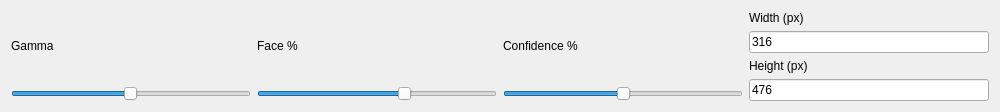
        <widget class="QWidget" name="tab_4">
         <attribute name="title">
          <string>Settings</string>
         </attribute>
         <layout class="QHBoxLayout" name="horizontalLayout_8">
          <item>
           <layout class="QGridLayout" name="gridLayout_14">
            <item row="0" column="0">
             <widget class="QLabel" name="label_6">
              <property name="minimumSize">
               <size>
                <width>240</width>
                <height>0</height>
               </size>
              </property>
              <property name="maximumSize">
               <size>
                <width>240</width>
                <height>16777215</height>
               </size>
              </property>
              <property name="text">
               <string>Gamma</string>
              </property>
             </widget>
            </item>
            <item row="1" column="0">
             <widget class="QSlider" name="hSlider_2">
              <property name="minimumSize">
               <size>
                <width>240</width>
                <height>0</height>
               </size>
              </property>
              <property name="maximumSize">
               <size>
                <width>16777215</width>
                <height>16777215</height>
               </size>
              </property>
              <property name="minimum">
               <number>1</number>
              </property>
              <property name="maximum">
               <number>2000</number>
              </property>
              <property name="pageStep">
               <number>100</number>
              </property>
              <property name="value">
               <number>1000</number>
              </property>
              <property name="orientation">
               <enum>Qt::Horizontal</enum>
              </property>
             </widget>
            </item>
           </layout>
          </item>
          <item>
           <layout class="QGridLayout" name="gridLayout_11">
            <item row="0" column="0">
             <widget class="QLabel" name="label_7">
              <property name="minimumSize">
               <size>
                <width>240</width>
                <height>0</height>
               </size>
              </property>
              <property name="maximumSize">
               <size>
                <width>240</width>
                <height>16777215</height>
               </size>
              </property>
              <property name="text">
               <string>Face %</string>
              </property>
             </widget>
            </item>
            <item row="1" column="0">
             <widget class="QSlider" name="hSlider_3">
              <property name="minimumSize">
               <size>
                <width>240</width>
                <height>0</height>
               </size>
              </property>
              <property name="maximumSize">
               <size>
                <width>16777215</width>
                <height>16777215</height>
               </size>
              </property>
              <property name="maximum">
               <number>100</number>
              </property>
              <property name="singleStep">
               <number>1</number>
              </property>
              <property name="value">
               <number>62</number>
              </property>
              <property name="orientation">
               <enum>Qt::Horizontal</enum>
              </property>
             </widget>
            </item>
           </layout>
          </item>
          <item>
           <layout class="QGridLayout" name="gridLayout_9">
            <item row="0" column="0">
             <widget class="QLabel" name="label_9">
              <property name="minimumSize">
               <size>
                <width>240</width>
                <height>0</height>
               </size>
              </property>
              <property name="maximumSize">
               <size>
                <width>240</width>
                <height>16777215</height>
               </size>
              </property>
              <property name="text">
               <string>Confidence %</string>
              </property>
             </widget>
            </item>
            <item row="1" column="0">
             <widget class="QSlider" name="hSlider_4">
              <property name="minimumSize">
               <size>
                <width>240</width>
                <height>0</height>
               </size>
              </property>
              <property name="maximumSize">
               <size>
                <width>16777215</width>
                <height>16777215</height>
               </size>
              </property>
              <property name="maximum">
               <number>100</number>
              </property>
              <property name="value">
               <number>50</number>
              </property>
              <property name="orientation">
               <enum>Qt::Horizontal</enum>
              </property>
             </widget>
            </item>
           </layout>
          </item>
          <item>
           <layout class="QVBoxLayout" name="verticalLayout_11">
            <item>
             <layout class="QGridLayout" name="gridLayout_12">
              <item row="2" column="0">
               <widget class="QLineEdit" name="lineEdit_3">
                <property name="minimumSize">
                 <size>
                  <width>239</width>
                  <height>0</height>
                 </size>
                </property>
                <property name="maximumSize">
                 <size>
                  <width>240</width>
                  <height>16777215</height>
                 </size>
                </property>
                <property name="inputMethodHints">
                 <set>Qt::ImhDigitsOnly</set>
                </property>
                <property name="text">
                 <string>316</string>
                </property>
               </widget>
              </item>
              <item row="1" column="0">
               <widget class="QLabel" name="label_4">
                <property name="sizePolicy">
                 <sizepolicy hsizetype="Preferred" vsizetype="Preferred">
                  <horstretch>0</horstretch>
                  <verstretch>0</verstretch>
                 </sizepolicy>
                </property>
                <property name="minimumSize">
                 <size>
                  <width>240</width>
                  <height>0</height>
                 </size>
                </property>
                <property name="maximumSize">
                 <size>
                  <width>240</width>
                  <height>16777215</height>
                 </size>
                </property>
                <property name="text">
                 <string>Width (px)</string>
                </property>
                <property name="alignment">
                 <set>Qt::AlignLeading|Qt::AlignLeft|Qt::AlignVCenter</set>
                </property>
               </widget>
              </item>
             </layout>
            </item>
            <item>
             <layout class="QGridLayout" name="gridLayout_13">
              <item row="0" column="0">
               <widget class="QLabel" name="label_5">
                <property name="minimumSize">
                 <size>
                  <width>240</width>
                  <height>0</height>
                 </size>
                </property>
                <property name="maximumSize">
                 <size>
                  <width>240</width>
                  <height>16777215</height>
                 </size>
                </property>
                <property name="text">
                 <string>Height (px)</string>
                </property>
               </widget>
              </item>
              <item row="1" column="0">
               <widget class="QLineEdit" name="lineEdit_4">
                <property name="minimumSize">
                 <size>
                  <width>240</width>
                  <height>0</height>
                 </size>
                </property>
                <property name="maximumSize">
                 <size>
                  <width>240</width>
                  <height>16777215</height>
                 </size>
                </property>
                <property name="inputMethodHints">
                 <set>Qt::ImhDigitsOnly</set>
                </property>
                <property name="text">
                 <string>476</string>
                </property>
               </widget>
              </item>
             </layout>
            </item>
           </layout>
          </item>
         </layout>
        </widget>
